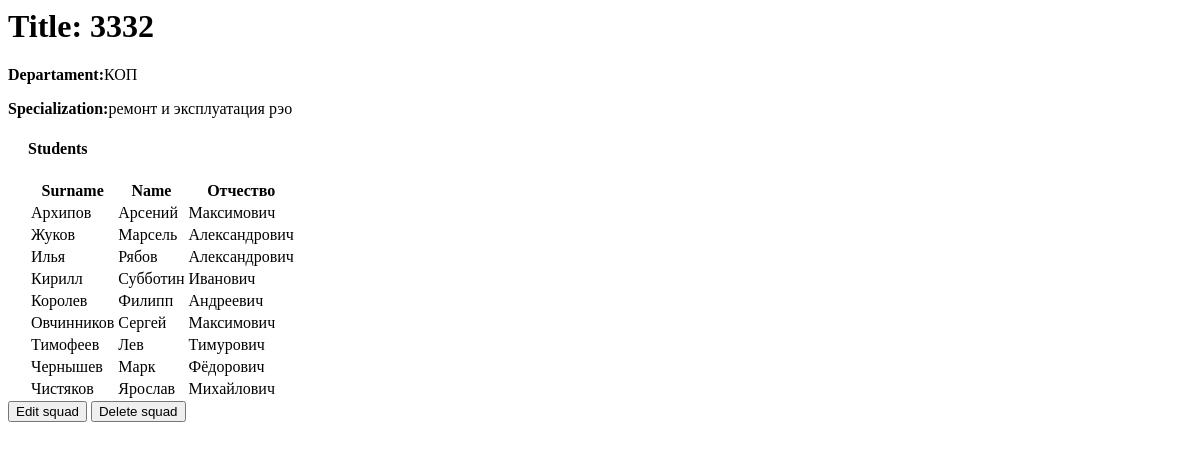
The page /squad/2 on the database as committed earlier.
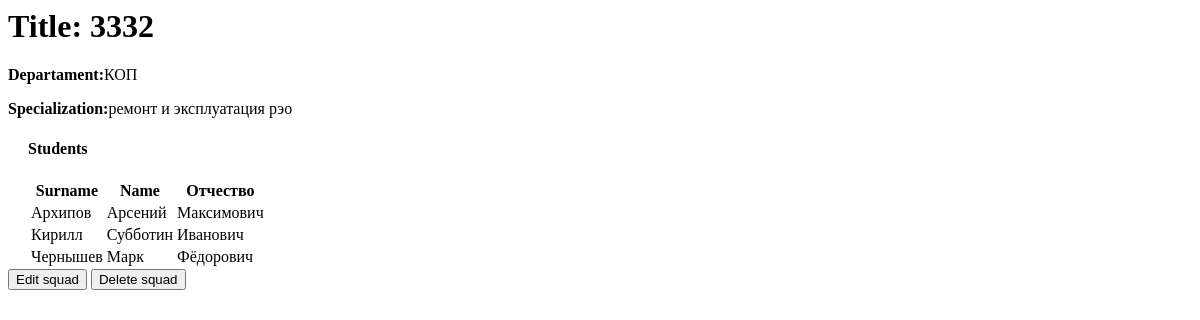
The same page on the database as committed later.
### firstapp/models.py (models this page shows, shortened)
class SquadModel(models.Model):
    number = models.IntegerField(unique=True)
    departament = models.ForeignKey(to="DepartamentModel", on_delete=models.CASCADE)
    specialization = models.CharField(max_length=200)
    class Meta:
        ordering = ['number']
    def get_edit_url(self):
        return  reverse('squad-edit', args=[str(self.id)])
    def get_del_url(self):
        return  reverse('squad-delete', args=[str(self.id)])

class DepartamentModel(models.Model):
    full_name = models.CharField(max_length=300, unique=True)
    short_name = models.CharField(max_length=10)
    def __str__(self):
        return self.short_name

class StudentModel(models.Model):
    surname = models.CharField(max_length=80,verbose_name="фамилия")
    name = models.CharField(max_length=80, verbose_name='имя')
    patronymic = models.CharField(max_length=80, verbose_name='отчество')
    birthday = models.DateField(verbose_name='день рождения', default=datetime.now())
    squad = models.ForeignKey(to="SquadModel", on_delete=models.CASCADE, verbose_name='номер взвода')
    class Meta:
        constraints = [
            models.UniqueConstraint(fields=['name', 'surname', 'patronymic'], name='unique fio')
        ]
        ordering = ["surname", "name", "patronymic"]

### firstapp/views.py (the view)
# urls.py: re_path(r'^squad/(?P<pk>\d+)$', SquadDetailView.as_view(), name="squad-detail"),
class SquadDetailView(generic.DetailView):
    model = SquadModel

### firstapp/templates/firstapp/squadmodel_detail.html
{% block content %}
    <h1>Title: {{squadmodel.number}}</h1>
    <p><strong>Departament:</strong><a>{{squadmodel.departament}}</a></p>
    <p><strong>Specialization:</strong><a>{{squadmodel.specialization}}</a></p>
    <div style="margin-left:20px;margin-top:20px">
        <h4>Students</h4>
        <table>
            <tbody>
                <tr>
                    <th>Surname</th>
                    <th>Name</th>
                    <th>Отчество</th>
                </tr>
            {% for student in squadmodel.studentmodel_set.all %}
                <tr>
                    <td>{{student.surname}}</td>
                    <td>{{student.name}}</td>
                    <td>{{student.patronymic}}</td>
                </tr>
            {% endfor %}
            </tbody>
        </table>
    </div>
 <button onclick="location.href='{{squadmodel.get_edit_url}}'">Edit squad</button>
    <button onclick="location.href='{{squadmodel.get_del_url}}'">Delete squad</button>
{% endblock %}

Rows that differ between the two databases and show on the page:
removed StudentModel: surname "Жуков", name "Марсель", patronymic "Александрович"
removed StudentModel: surname "Илья", name "Рябов", patronymic "Александрович"
removed StudentModel: surname "Королев", name "Филипп", patronymic "Андреевич"
removed StudentModel: surname "Овчинников", name "Сергей", patronymic "Максимович"
removed StudentModel: surname "Тимофеев", name "Лев", patronymic "Тимурович"
removed StudentModel: surname "Чистяков", name "Ярослав", patronymic "Михайлович"
